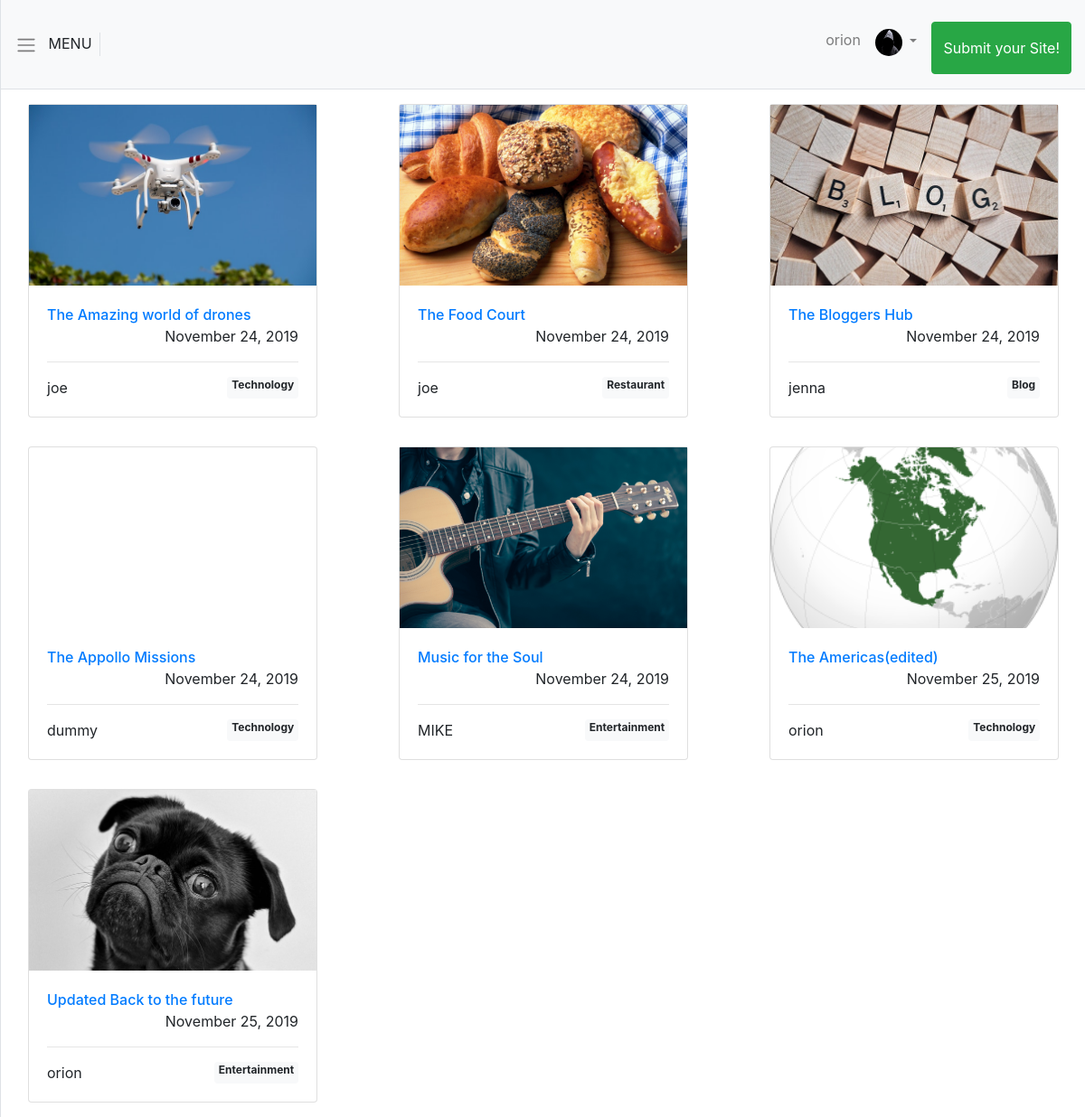
The app's page / (signed in) with its own data.
### accounts/models.py (models this page shows, shortened)
class CustomUser(AbstractUser):
    avatar = models.ImageField(upload_to='avatars', default='default_avatar.jpg')
    bio = models.CharField(max_length=500, null=True, blank=True)
    telephone = models.CharField(max_length=13, blank=True, null=True)
    def __str__(self):
        return self.username

### sites/models.py (models this page shows, shortened)
class Site(models.Model):
    cover = models.ImageField(upload_to='sites_images')
    title = models.CharField(max_length=100)
    description = models.TextField()
    tags = models.ManyToManyField(Tag)
    author = models.ForeignKey(get_user_model(), on_delete=models.CASCADE, related_name='sites')
    created_at = models.DateTimeField(auto_now_add=True, blank=True, null=True)
    link = models.URLField(blank=True, null=True)

class Tag(models.Model):
    name = models.CharField(max_length=13)
    def __str__(self):
        return self.name

### sites/views.py (the view)
# urls.py: path('', SiteListView.as_view(), name='home'),
class SiteListView(ListView):
    model = Site
    template_name = 'home.html'

### templates/home.html
{% extends 'base.html'%}
{% block content%}
<div class="row">
    {% for object in object_list %}
    <div class="col-lg-4 col-md-6 my-3">
        <div class="card mx-auto" style="width: 20rem;">
            <a href="{% url 'site' object.id %}">
                <div class="site_display_image" style="background-image: url({{object.cover.url}});"></div>
            </a>
            <div class="card-body site_display_card_body">
                <div>
                    <a href="{% url 'site' object.id %}">
                        <span class="h6 text-center">{{object.title}}</span>
                    </a>
                </div>
                <div style="display:flex; justify-content: flex-end;">
                    <span>{{object.created_at | date:"F d, Y" }}</span>
                </div>
                <hr>
                <div style="display:flex; justify-content:space-between;">
                    <span>{{object.author}}</span>
                    {% for tag in object.tags.all %}
                    <span class="badge badge-light">{{tag}}</span>
                    {% endfor%}
                </div>
            </div>
        </div>
    </div>
    {% endfor %}
</div>
{% endblock content%}

### templates/navbar.html (shortened to what this page needs)
<nav class="navbar navbar-expand-lg navbar-light bg-light border-bottom p-3 my_navbar">
    <div style="cursor: pointer; height: 100%;" id='menu-toggle' class="border-right">
        <span class="navbar-toggler-icon"></span>
        <span class="px-2">MENU</span>
    </div>
    <div class="collapse navbar-collapse" id="navbarSupportedContent">
        <ul class="navbar-nav ml-auto mt-2">
            {% if user.is_authenticated%}
            <li class="nav-item">
                <a class="nav-link" href="{%url 'profile' user.id%}">{{user.username}}</a>
            </li>
            <li class="nav-item dropdown">
                <a class="nav-link dropdown-toggle" href="#" id="navbarDropdown" role="button" data-toggle="dropdown"
                    aria-haspopup="true" aria-expanded="false">
                    <img src="{{user.avatar.url}}" alt="user.username" class="navbar_avatar">
                </a>
            </li>
            <li>
                <a class="btn btn-success btn-large h-100 py-3 ml-2" href="{% url 'add_site' %}">Submit your Site!</a>
            </li>
            {% else %}
            <li class="nav-item">
                <a class="nav-link" href="{% url 'login' %}">REGISTER/LOGIN</a>
            </li>
            {% endif %}
        </ul>
    </div>
</nav>

### static/css/simple-sidebar.css (style rules this page uses)
body { overflow-x: hidden; }

### static/css/main.css (style rules this page uses)
.navbar_avatar { width:30px; height:30px; border-radius: 50%; }
.site_display_image { height:200px; min-width:19rem; background-size: cover; background-position: center; background-repeat: no-repeat; }

### records on screen
CustomUser: username "orion", avatar (placeholder picture)
Site: cover (picture), title "The Amazing world of drones", created_at "November 24, 2019", author "joe"
Tag: name "Technology"
Site: cover (picture), title "The Food Court", created_at "November 24, 2019", author "joe"
Tag: name "Restaurant"
Site: cover (picture), title "The Bloggers Hub", created_at "November 24, 2019", author "jenna"
Tag: name "Blog"
Site: title "The Appollo Missions", created_at "November 24, 2019", author "dummy"
Site: cover (picture), title "Music for the Soul", created_at "November 24, 2019", author "MIKE"
Tag: name "Entertainment"
Site: cover (picture), title "The Americas(edited)", created_at "November 25, 2019", author "orion"
Site: cover (picture), title "Updated Back to the future", created_at "November 25, 2019", author "orion"
